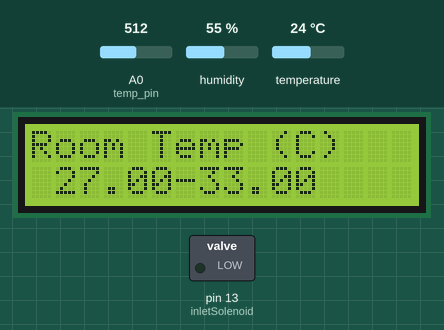
Bench run of a sketch on a simulated Arduino Uno, built with avr-gcc and run on an emulated ATmega328P. On the bench: 16×2 character LCD, switched loads named in the sketch (green lamp = pin HIGH). Inputs (shaded band) come from the test bench; at power-on: A0 (temp_pin) = 512, humidity 55 %, temperature 24 °C. The local clock reads 2024-03-15 10:24:30 at power-on unless the sketch sets it; pins used as bus, display or sensor lines are not drawn.

Above: at 0.1 s.
At 1.4 s:
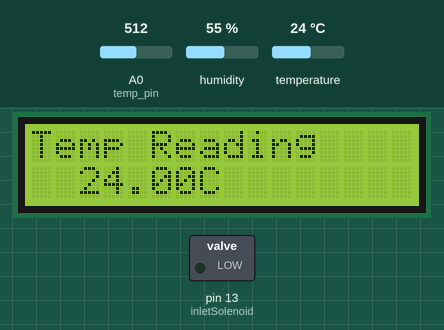
At 3.5 s:
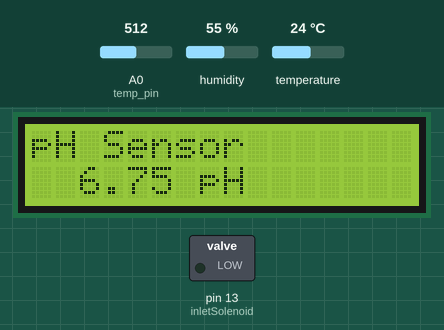
At 21.5 s:
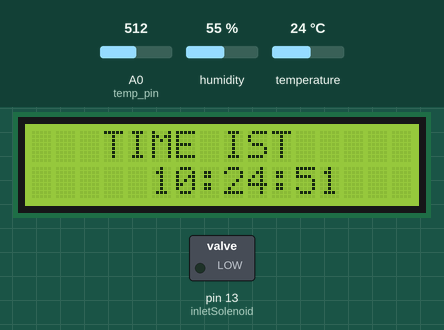
At 28.8 s:
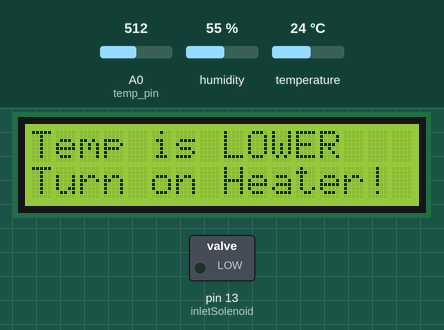
At 38.8 s:
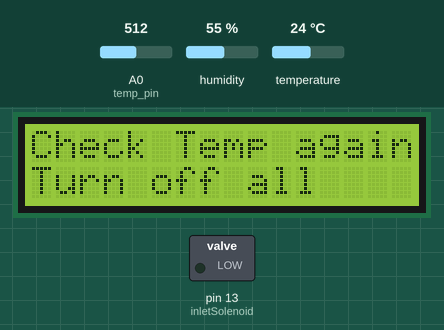

The sketch:

LCDTemp_pHFinal.ino
```cpp
#include <Wire.h>
#include "RTClib.h"
RTC_DS3231 rtc;
int curHr, curMin, curSec;
int hr1=6;
int min1=00;
int sec1=00;

int hr2=12;
int min2=00;
int sec2=00;

int hr3=18;
int min3=00;
int sec3=00;

int hr4=00;
int min4=00;
int sec4=00;

int inletSolenoid=13;

#include "DHT.h"
#define DHTPIN 2
#define DHTTYPE DHT11
DHT dht(DHTPIN, DHTTYPE);


const int temp_pin= A0;
const int heater_pin= 7;
const int fan_pin=5;

//Set the range of the desire value
float minTemp=27, maxTemp=33; //Room Temp[28-33]


#include<LiquidCrystal.h>

LiquidCrystal LCD(8, 9, 4, 5, 6, 7); //RS, E, DB4, DB5. DB6, DB 7

//////////////////////pH Sensor//////////////////////
float calibration_value = 30.90-9.90;

int phval = 0;
unsigned long int avgval;
int buffer_arr[10],temp;
int PHpin=A0;
//////////////////pH Sensor///////////////////////////////

void setup(){
pinMode(inletSolenoid, OUTPUT);
if (! rtc.begin()) {
    Serial.println("Couldn't find RTC");
    while (1);
  }

dht.begin();
LCD.begin (16, 2);
pinMode(PHpin, INPUT);

pinMode(temp_pin, INPUT);
pinMode(heater_pin, OUTPUT);
pinMode(fan_pin, OUTPUT);
digitalWrite(heater_pin, LOW);
digitalWrite(fan_pin, LOW);
LCD.print("Room Temp (C)");
LCD.setCursor(1,1);
LCD.print(minTemp); LCD.print("-"); LCD.print(maxTemp);

  delay(1000);
}

void loop(){

float SensorTemp = dht.readTemperature();
/*
float Eqv_volt, SensorTemp;

Eqv_volt=analogRead(temp_pin)*5.0/1023;
  SensorTemp=100.0*Eqv_volt-50.0;
*/

///////////////////////////////pH///////////////////////

  for(int i=0;i<10;i++)
 {
 buffer_arr[i]=analogRead(PHpin);
 delay(30);
 }
 for(int i=0;i<9;i++)
 {
 for(int j=i+1;j<10;j++)
 {
 if(buffer_arr[i]>buffer_arr[j])
 {
 temp=buffer_arr[i];
 buffer_arr[i]=buffer_arr[j];
 buffer_arr[j]=temp;
 }
 }
 }
 avgval=0;
 for(int i=2;i<8;i++)
 avgval+=buffer_arr[i];
 float volt=(float)avgval*5.0/1024/6;
 float ph_act = -5.70 * volt + calibration_value;

/////////////////////////////pH///////////////////////

LCD.clear();
LCD.print("Temp Reading");
LCD.setCursor(2,1);
LCD.print(SensorTemp); LCD.print("C");
digitalWrite(heater_pin, LOW);
digitalWrite(fan_pin, LOW);
delay(2000);

LCD.clear();
LCD.print("pH Sensor");
LCD.setCursor(2,1);
LCD.print(ph_act); LCD.print(" pH");
digitalWrite(heater_pin, LOW);
digitalWrite(fan_pin, LOW);
delay(3000);

  if (SensorTemp>=maxTemp){
  LCD.clear();
    LCD.print("Temp is higher");
    LCD.setCursor(0,1); LCD.print("Turn on the fan!");
    for (int i=0; i<=255; i++){
    analogWrite(fan_pin, i);
    digitalWrite(heater_pin, LOW);
    }
    delay(10000);

    LCD.clear();
    LCD.print("Check Temp again");
    LCD.setCursor(0,1);
    LCD.print("Turn off all");
    for (int i=255; i>=0; i--){
    analogWrite(fan_pin,i);
    digitalWrite(heater_pin, LOW);
    }
    delay(3000);
  }
    else if (SensorTemp<minTemp){
    LCD.clear();
      LCD.print("Temp is LOWER");
      LCD.setCursor(0,1); LCD.print("Turn on Heater!");
      digitalWrite(heater_pin, HIGH);
      digitalWrite(fan_pin, LOW);

    delay(10000);

    LCD.clear();
    LCD.print("Check Temp again");
    LCD.setCursor(0,1);
    LCD.print("Turn off all");
    delay(1000);
    digitalWrite(heater_pin, LOW);
    digitalWrite(fan_pin, LOW);
    LCD.clear();
    delay(3000);
  }
    else if (SensorTemp>minTemp && SensorTemp<maxTemp){
    LCD.clear();
     digitalWrite(heater_pin, LOW);
    digitalWrite(fan_pin, LOW);
      LCD.print("Awesome Day");
      LCD.setCursor(2,1);
      LCD.print("Turn off all");

      LCD.clear();
      LCD.print("Loving Temp (C)");
      LCD.setCursor(1,1);
      LCD.print(minTemp); LCD.print("-"); LCD.print(maxTemp);


    delay(2000);
      LCD.clear();
    }
    else {
    LCD.clear();
     digitalWrite(heater_pin, HIGH);
    digitalWrite(fan_pin, LOW);
      LCD.print("Something went wrong");
      LCD.setCursor(2,1);
      LCD.print("Circuit Failure");
      delay(1000);
      LCD.clear();
    }
    delay(1000);
      digitalWrite(heater_pin, LOW);
digitalWrite(fan_pin, LOW);
 DateTime now = rtc.now();

    Serial.println("Current Date & Time: ");
    curHr=now.hour();
    curMin=now.minute();
    curSec=now.second();
    Serial.print(curHr, DEC);
    Serial.print(':');
    Serial.print(curMin, DEC);
    Serial.print(':');
    Serial.print(curSec, DEC);
    Serial.println();
   // delay(1000);
    LCD.clear();
    LCD.setCursor(3,0);
    LCD.print("TIME IST");
    LCD.setCursor(5,1);
    LCD.print(curHr);LCD.print(":");LCD.print(curMin);LCD.print(":");LCD.print(curSec);
    delay(2000);
    digitalWrite(heater_pin, LOW);
digitalWrite(fan_pin, LOW);

   if(curHr==hr1 && curMin==min1 && curSec==sec1 || curHr==hr2 && curMin==min2 && curSec==sec2 || curHr==hr3 && curMin==min3 && curSec==sec3){
    digitalWrite(inletSolenoid, HIGH);
    delay(60000);
    digitalWrite(heater_pin, LOW);
digitalWrite(fan_pin, LOW);
    }
    else {
     digitalWrite(inletSolenoid, LOW);
     digitalWrite(heater_pin, LOW);
digitalWrite(fan_pin, LOW);
      }
  }
```

Measured:
- what the display in image 1 shows lasts 2.0 s, from 1.4 s to 3.4 s
- what the display in image 2 shows lasts 3.0 s, from 3.4 s to 6.4 s
- what the display in image 3 shows lasts 2.4 s, from 21.4 s to 23.8 s
- what the display in image 4 shows lasts 10.0 s, from 28.8 s to 38.8 s
- what the display in image 5 shows lasts 1.0 s, from 38.8 s to 39.8 s
